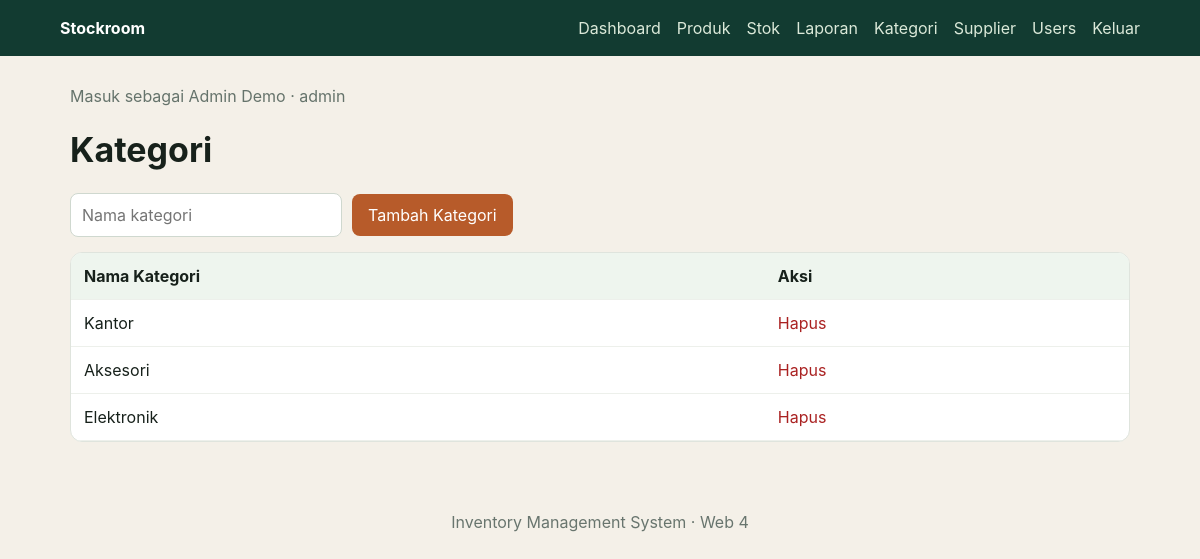
Screenshot of /categories/index.php (signed in) with the database file from the repository.
### tables this page shows
CREATE TABLE categories (id INT AUTO_INCREMENT PRIMARY KEY, name VARCHAR(100) NOT NULL UNIQUE, created_at TIMESTAMP DEFAULT CURRENT_TIMESTAMP);

### config/database.php (called while the page is built)
<?php
function db(): PDO { static $pdo; if ($pdo) return $pdo; $host=getenv('DB_HOST')?:'127.0.0.1'; $name=getenv('DB_NAME')?:'inventory_db'; $user=getenv('DB_USER')?:'root'; $pass=getenv('DB_PASS')?:''; $pdo=new PDO("mysql:host=$host;dbname=$name;charset=utf8mb4",$user,$pass,[PDO::ATTR_ERRMODE=>PDO::ERRMODE_EXCEPTION,PDO::ATTR_DEFAULT_FETCH_MODE=>PDO::FETCH_ASSOC]); return $pdo; }

### public/categories/index.php (the view, shortened to what this page needs)
<?php
require_once __DIR__ . '/../../helpers/bootstrap.php';
$rows = db()->query(
    'SELECT * FROM categories ORDER BY id DESC'
)->fetchAll();
?>
<h1>Kategori</h1>
<form class="inline-form" method="post">
    <input
        type="text"
        name="name"
        placeholder="Nama kategori"
        required
    >
    <button type="submit">Tambah Kategori</button>
</form>
<table>
    <thead>
        <tr>
            <th>Nama Kategori</th>
            <th>Aksi</th>
        </tr>
    </thead>
    <tbody>
        <?php foreach ($rows as $row): ?>
            <tr>
                <td><?= e($row['name']) ?></td>
                <td>
                    <a
                        class="danger"
                        href="?delete=<?= (int) $row['id'] ?>"
                        onclick="return confirm('Yakin ingin menghapus kategori ini?')"
                    >
                        Hapus
                    </a>
                </td>
            </tr>
        <?php endforeach; ?>
    </tbody>
</table>

### assets/css/app.css (style rules this page uses)
:root { font-family:Inter,system-ui,sans-serif;color:#17211b;background:#f4f0e8 }
* { box-sizing:border-box }
body { margin:0 }
a { color:#17624d;text-decoration:none }
h1 { font-size:34px }
.cards div,.panel,table { background:#fff;border:1px solid #dfe4dd;border-radius:12px;padding:18px }
table { width:100%;border-collapse:separate;border-spacing:0;padding:0;overflow:hidden }
th,td { padding:13px;text-align:left;border-bottom:1px solid #edf0eb }
th { background:#eef5ee }
.toolbar,.filters,.inline-form { display:flex;gap:10px;align-items:center;margin:15px 0;flex-wrap:wrap }
input,select,button { padding:11px;border:1px solid #cfd8cf;border-radius:8px;font:inherit }
button,.button { background:#b75b2a;color:white;border:0;padding:11px 16px;border-radius:8px;cursor:pointer }
.danger { color:#a22 }

### rows the page displays
categories: name "Kantor"
categories: name "Aksesori"
categories: name "Elektronik"

### other values shown
$u['name'] "Admin Demo"
$u['role'] "admin"
